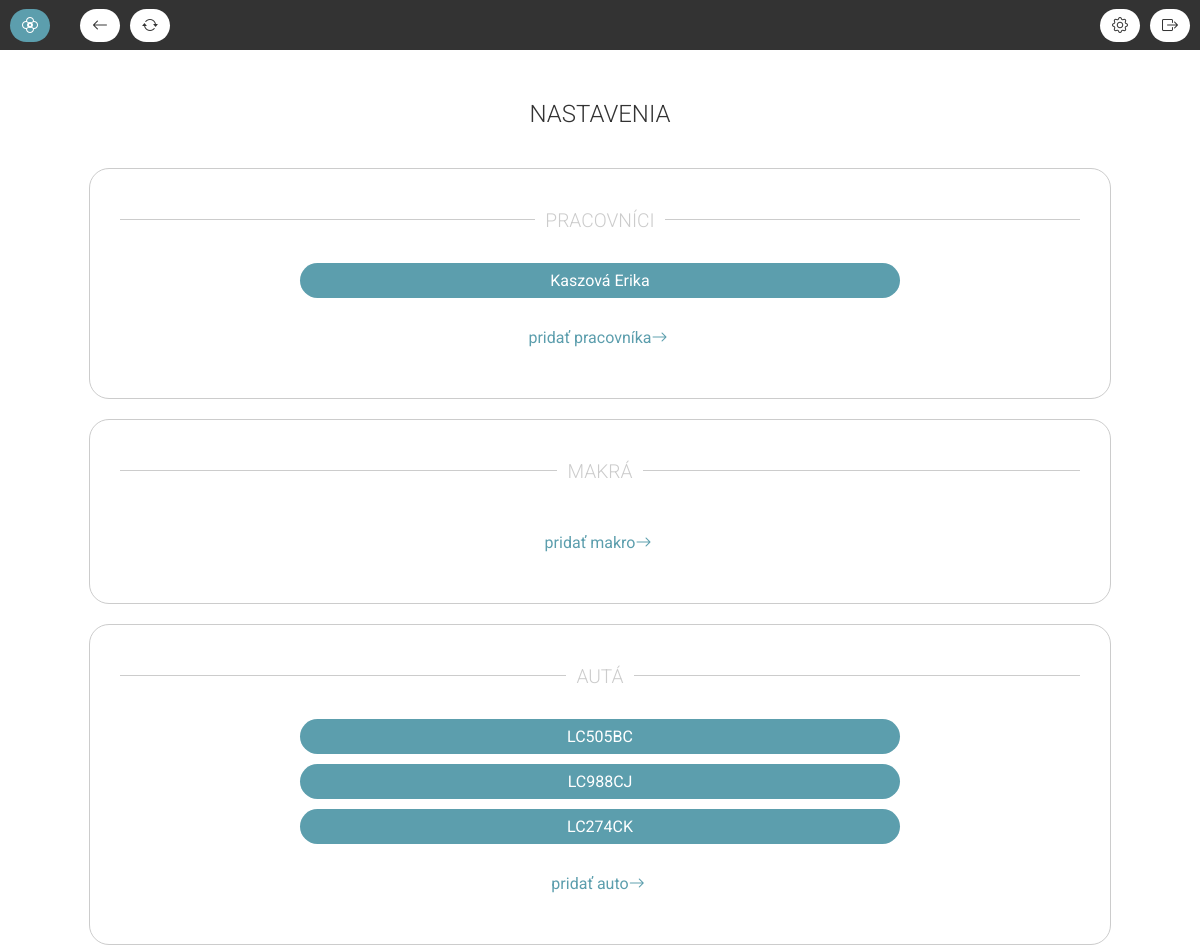
Before: /nastavenia (signed in, upper part) with the older database file.
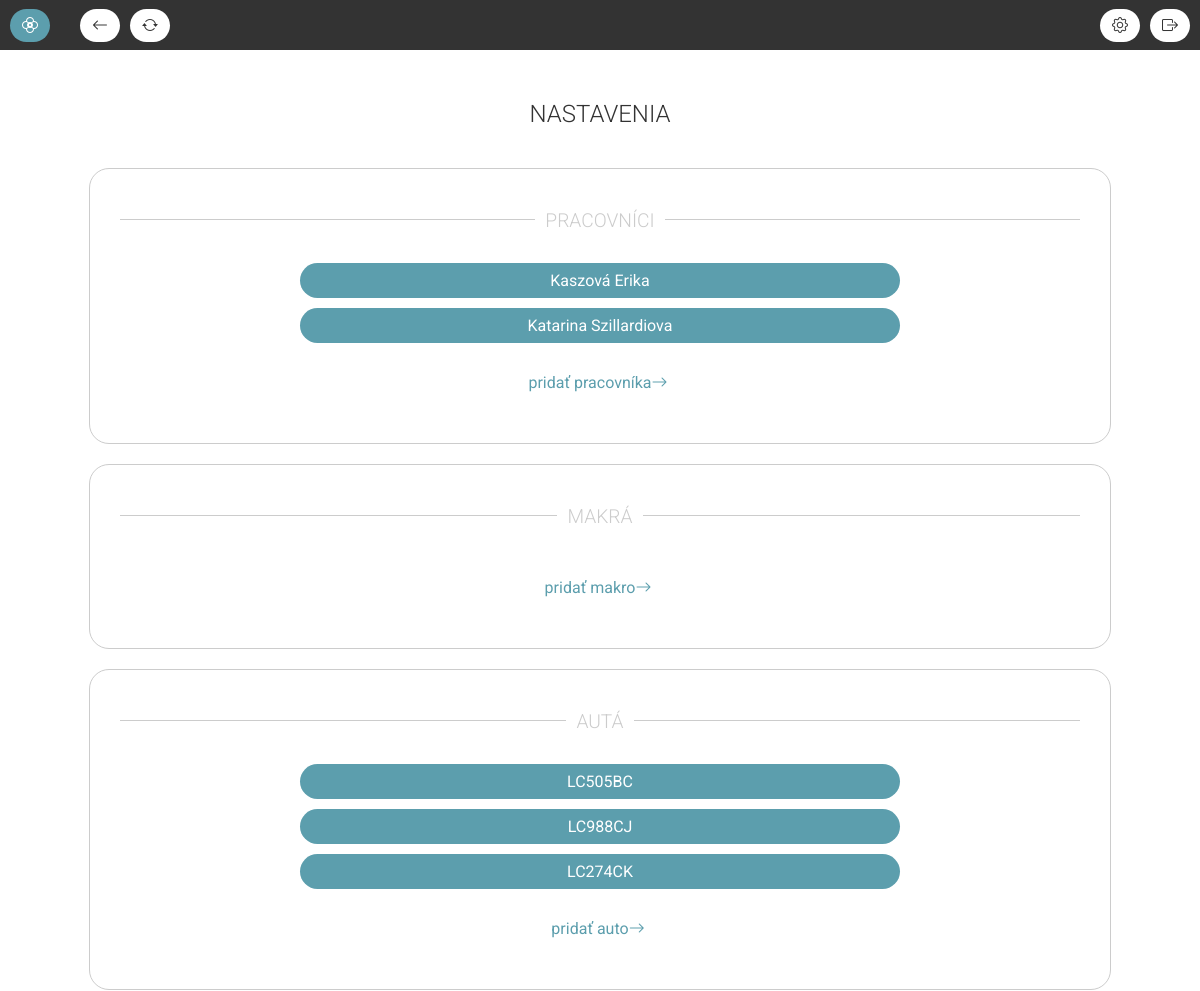
After: the same page with the newer database file.
### tables this page shows
CREATE TABLE sestry (
            id INTEGER PRIMARY KEY AUTOINCREMENT,
            meno TEXT NOT NULL,
            kod TEXT,
            uvazok DECIMAL(2,1),
            vozidlo INTEGER,
            ados INTEGER, phone_number TEXT,
            FOREIGN KEY (vozidlo) REFERENCES auta(id) ON DELETE SET NULL,
            FOREIGN KEY (ados) REFERENCES adosky(id) ON DELETE SET NULL
        );

CREATE TABLE auta (
                id INTEGER PRIMARY KEY AUTOINCREMENT,
                evc TEXT NOT NULL
            );

### routes/main_routes.py (the view)
@main.route('/nastavenia')
@login_required
def settings():
    nurses = get_nurses()
    macros = get_macros()
    cars = get_cars()
    companies = get_companies()
    doctors = get_doctors()
    return render_template('settings.html', nurses=nurses, macros=macros, cars=cars, companies=companies, doctors=doctors)

### routes/auth.py (called while the page is built)
def setup_login_manager(login_manager) -> None:
    @login_manager.user_loader
    def load_user(user_id: int) -> User:
        conn = get_db_connection()
        usedData = conn.execute("SELECT * FROM adosky WHERE id = ?", (user_id,)).fetchone()
        conn.close()
        if usedData:
            return User(id       = int(usedData['id']),
                        username = usedData['identifikator'],
                        password = usedData['passwordHash'])
        return None

### routes/cars.py (called while the page is built)
def get_cars():
    conn = get_db_connection()
    rows = conn.execute("SELECT * FROM auta").fetchall()
    conn.close()
    return [Car(row) for row in rows]

### routes/companies.py (called while the page is built)
def get_companies():
    conn = get_db_connection()
    rows = conn.execute("SELECT * FROM adosky").fetchall()
    conn.close()
    return [Company(row) for row in rows]

### routes/doctors.py (called while the page is built)
def get_doctors():
    conn = get_db_connection()
    rows = conn.execute("SELECT * FROM doktori").fetchall()
    conn.close()
    return [Doctor(row) for row in rows]

### routes/macros.py (called while the page is built)
def get_macros():
    conn = get_db_connection()
    rows = conn.execute("SELECT * FROM makra").fetchall()
    conn.close()
    return [Macro(row) for row in rows]

### routes/nurses.py (called while the page is built)
def get_nurses():
    conn = get_db_connection()
    rows = conn.execute("SELECT * FROM sestry").fetchall()
    conn.close()
    return [Nurse(row) for row in rows]

### utils/database.py (called while the page is built)
def get_db_connection():
    conn = sqlite3.connect(DATABASE_FILE)
    conn.row_factory = sqlite3.Row
    return conn

### templates/settings.html (shortened to what this page needs)
{% extends "base.html" %}
{% block content %}
<h1>nastavenia</h1>
<div class="section">
    <div class="lined-heading"><span>Pracovníci</span></div>
    {% for nurse in nurses %}
    <a href="{{ url_for('nurse.update_nurse', id=nurse.id) }}" class="small-token" data-id="{{ nurse.id }}" data-meno="{{ nurse.meno }}" data-kod="{{ nurse.kod }}"
        data-uvazok="{{ nurse.uvazok }}" data-vozidlo="{{ nurse.vozidlo }}" data-ados="{{ nurse.ados }}" data-phone_number="{{ nurse.phone_number }}">
        {{ nurse.meno }}
    </a>
    {% endfor %}
    <a class="text-button" href="{{ url_for('nurse.create_nurse') }}">
        pridať pracovníka <i class="bi bi-arrow-right"></i>
    </a>
</div>
<div class="section">
    <div class="lined-heading"><span>Makrá</span></div>
    <a class="text-button" href="{{ url_for('macro.create_macro') }}">
        pridať makro <i class="bi bi-arrow-right"></i>
    </a>
</div>
<div class="section">
    <div class="lined-heading"><span>Autá</span></div>
    {% for car in cars %}
    <a href="{{ url_for('car.update_car', id=car.id) }}" class="small-token" data-id="{{ car.id }}" data-evc="{{ car.evc }}">
        {{ car.evc }}
    </a>
    {% endfor %}
    <a class="text-button" href="{{ url_for('car.create_car') }}">
        pridať auto <i class="bi bi-arrow-right"></i>
    </a>
</div>
{% endblock %}
{% block styles %}
<link rel="stylesheet" href="{{ url_for('static', filename='css/login.css') }}">
{% endblock %}

### templates/base.html (shortened to what this page needs)
<!DOCTYPE html>
<html lang="en">
<head>
    <link rel="stylesheet" href="{{ url_for('static', filename='css/global.css') }}">
    <link rel="stylesheet" href="{{ url_for('static', filename='css/navbar.css') }}">
    {% block styles %}{% endblock %}
    <link rel="stylesheet" href="{{ url_for('static', filename='css/documents/main.css') }}">
    <link rel="stylesheet" href="https://cdn.jsdelivr.net/npm/bootstrap-icons@1.4.1/font/bootstrap-icons.css">
    <link rel="stylesheet" href="https://unpkg.com/leaflet@1.9.4/dist/leaflet.css" />
    <link rel="stylesheet" href="https://cdn.jsdelivr.net/npm/flatpickr/dist/flatpickr.min.css">
</head>
<body>
    <header>
        <div class="navbar no-print">
            <div class="navbar-section">
                <a href="{{ url_for('auth.logout') }}" class="navbar-button" style="background-color: #5C9EAD; margin-right: 20px;">
                    <i style="color: #fff;" class="bi bi-flower2"></i>
                </a>
                <a href="#" class="navbar-button" id="backBtn">
                    <i style="color: #333;" class="bi bi-arrow-left"></i>
                </a>
                <a href="{{ url_for('main.index') }}" class="navbar-button" id="switch">
                    <i style="color: #333;" class="bi bi-arrow-repeat"></i>
                </a>
            </div>
            <div class="navbar-section">
                {% if current_user.is_authenticated %}
                    <a class="navbar-button" href="{{ url_for('main.settings') }}"><i style="color: #333;" class="bi bi-gear"></i></a>
                    <a class="navbar-button" href="{{ url_for('auth.logout') }}"><i style="color: #333;" class="bi bi-box-arrow-right"></i></a>
                {% endif %}
            </div>
        </div>
    </header>
    <main>
        {% block content %}{% endblock %}
    </main>
</body>
</html>

### static/css/global.css (style rules this page uses)
body { margin: 60px 0; padding: 0; font-family: 'Roboto', sans-serif; background: #fff; box-sizing: border-box; width: 100vw; height: 100vh; overflow-x: hidden; }
main { width: 100vw; display: flex; flex-direction: column; align-items: center; }
h1, h2, h3 { margin: 10px; text-transform: uppercase; font-weight: 300; }
h1 { font-size: 1.5em; color: #333; margin: 40px 0; }
.section { padding: 30px; height: fit-content; border: solid 1px #ccc; border-radius: 20px; margin-bottom: 20px; width: 80%; display: flex; flex-direction: column; align-items: center; }
.lined-heading { width: 100%; text-align: center; border-top: 1px solid #ccc; line-height: 0.1em; margin: 20px 0 40px; }
.lined-heading span { background: #fff; padding: 0 10px; font-size: 1.2rem; font-weight: 300; color: #ccc; text-transform: uppercase; }
.text-button { display: flex; justify-content: center; background: none; color: #5C9EAD; font-size: 1rem; cursor: pointer; border: none; align-self: center; padding: 20px; text-transform: lowercase; text-decoration: none; }
.text-button i { width: 20px; height: 20px; color: #5C9EAD; }
.small-token { position: relative; padding: 8px; background: #5C9EAD; border-radius: 20px; cursor: pointer; color: white; display: flex; justify-content: center; align-items: center; box-sizing: border-box; border: none; min-width: max-content; text-decoration: none; font-size: 16px; width: 600px; margin-bottom: 10px; }

### static/css/navbar.css (style rules this page uses)
.navbar { position: fixed; top: 0; z-index: 1000; background-color: #333; color: white; padding: 10px; max-height: 50px; display: flex; align-items: center; justify-content: space-between; box-sizing: border-box; width: 100%; }
.navbar-button { padding: 7px 12px; background: #fff; border-radius: 20px; cursor: pointer; color: #333; box-sizing: border-box; text-decoration: none; justify-content: center; align-items: center; width: fit-content; white-space: nowrap; display: inline-flex; }
.navbar-section { width: 33%; display: flex; gap: 10px; justify-content: start; }
.navbar-section:last-child { justify-content: flex-end; }
.text-button i { padding: 0; }

### static/css/login.css (style rules this page uses)
.small-token { width: 600px; margin-bottom: 10px; }

Changed rows visible on the page:
added sestry: meno "Katarina Szillardiova"
